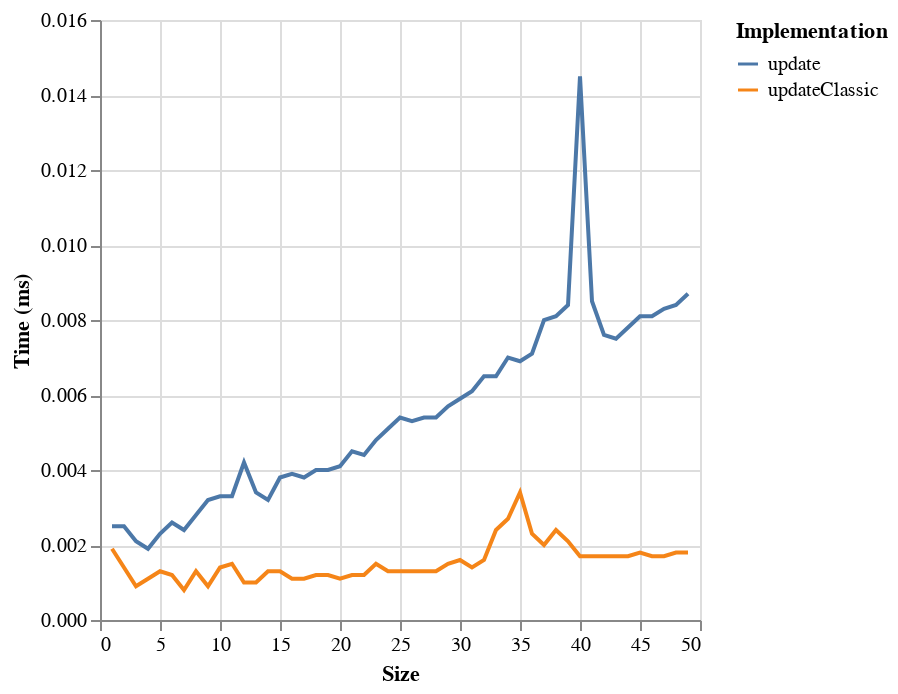

Vega-Lite specification stored for this chart:
### Vega specification from a JSON file in a GitHub repository (floating-point values rounded to 4 significant figures)
{"$schema": "https://vega.github.io/schema/vega/v6.json", "background": "white", "padding": 5, "width": 300, "height": 300, "style": "cell", "data": [{"name": "source_0", "values": [{"ms": 0.0019, "series": "updateClassic", "size": 1}, {"ms": 0.0014, "series": "updateClassic", "size": 2}, {"ms": 0.0009, "series": "updateClassic", "size": 3}, {"ms": 0.0011, "series": "updateClassic", "size": 4}, {"ms": 0.0013, "series": "updateClassic", "size": 5}, {"ms": 0.0012, "series": "updateClassic", "size": 6}, {"ms": 0.0008, "series": "updateClassic", "size": 7}, {"ms": 0.0013, "series": "updateClassic", "size": 8}, {"ms": 0.0009, "series": "updateClassic", "size": 9}, {"ms": 0.0014, "series": "updateClassic", "size": 10}, {"ms": 0.0015, "series": "updateClassic", "size": 11}, {"ms": 0.001, "series": "updateClassic", "size": 12}, {"ms": 0.001, "series": "updateClassic", "size": 13}, {"ms": 0.0013, "series": "updateClassic", "size": 14}, {"ms": 0.0013, "series": "updateClassic", "size": 15}, {"ms": 0.0011, "series": "updateClassic", "size": 16}, {"ms": 0.0011, "series": "updateClassic", "size": 17}, {"ms": 0.0012, "series": "updateClassic", "size": 18}, {"ms": 0.0012, "series": "updateClassic", "size": 19}, {"ms": 0.0011, "series": "updateClassic", "size": 20}, {"ms": 0.0012, "series": "updateClassic", "size": 21}, {"ms": 0.0012, "series": "updateClassic", "size": 22}, {"ms": 0.0015, "series": "updateClassic", "size": 23}, {"ms": 0.0013, "series": "updateClassic", "size": 24}, {"ms": 0.0013, "series": "updateClassic", "size": 25}, {"ms": 0.0013, "series": "updateClassic", "size": 26}, {"ms": 0.0013, "series": "updateClassic", "size": 27}, {"ms": 0.0013, "series": "updateClassic", "size": 28}, {"ms": 0.0015, "series": "updateClassic", "size": 29}, {"ms": 0.0016, "series": "updateClassic", "size": 30}, {"ms": 0.0014, "series": "updateClassic", "size": 31}, {"ms": 0.0016, "series": "updateClassic", "size": 32}, {"ms": 0.0024, "series": "updateClassic", "size": 33}, {"ms": 0.0027, "series": "updateClassic", "size": 34}, {"ms": 0.0034, "series": "updateClassic", "size": 35}, {"ms": 0.0023, "series": "updateClassic", "size": 36}, {"ms": 0.002, "series": "updateClassic", "size": 37}, {"ms": 0.0024, "series": "updateClassic", "size": 38}, {"ms": 0.0021, "series": "updateClassic", "size": 39}, {"ms": 0.0017, "series": "updateClassic", "size": 40}, {"ms": 0.0017, "series": "updateClassic", "size": 41}, {"ms": 0.0017, "series": "updateClassic", "size": 42}, {"ms": 0.0017, "series": "updateClassic", "size": 43}, {"ms": 0.0017, "series": "updateClassic", "size": 44}, {"ms": 0.0018, "series": "updateClassic", "size": 45}, {"ms": 0.0017, "series": "updateClassic", "size": 46}, {"ms": 0.0017, "series": "updateClassic", "size": 47}, {"ms": 0.0018, "series": "updateClassic", "size": 48}, {"ms": 0.0018, "series": "updateClassic", "size": 49}, {"ms": 0.0025, "series": "update", "size": 1}, {"ms": 0.0025, "series": "update", "size": 2}, {"ms": 0.0021, "series": "update", "size": 3}, {"ms": 0.0019, "series": "update", "size": 4}, {"ms": 0.0023, "series": "update", "size": 5}, {"ms": 0.0026, "series": "update", "size": 6}, {"ms": 0.0024, "series": "update", "size": 7}, {"ms": 0.0028, "series": "update", "size": 8}, {"ms": 0.0032, "series": "update", "size": 9}, {"ms": 0.0033, "series": "update", "size": 10}, {"ms": 0.0033, "series": "update", "size": 11}, {"ms": 0.0042, "series": "update", "size": 12}, {"ms": 0.0034, "series": "update", "size": 13}, {"ms": 0.0032, "series": "update", "size": 14}, {"ms": 0.0038, "series": "update", "size": 15}, {"ms": 0.0039, "series": "update", "size": 16}, {"ms": 0.0038, "series": "update", "size": 17}, {"ms": 0.004, "series": "update", "size": 18}, {"ms": 0.004, "series": "update", "size": 19}, {"ms": 0.0041, "series": "update", "size": 20}, {"ms": 0.0045, "series": "update", "size": 21}, {"ms": 0.0044, "series": "update", "size": 22}, {"ms": 0.0048, "series": "update", "size": 23}, {"ms": 0.0051, "series": "update", "size": 24}, {"ms": 0.0054, "series": "update", "size": 25}, {"ms": 0.0053, "series": "update", "size": 26}, {"ms": 0.0054, "series": "update", "size": 27}, {"ms": 0.0054, "series": "update", "size": 28}, {"ms": 0.0057, "series": "update", "size": 29}, {"ms": 0.0059, "series": "update", "size": 30}, {"ms": 0.0061, "series": "update", "size": 31}, {"ms": 0.0065, "series": "update", "size": 32}, {"ms": 0.0065, "series": "update", "size": 33}, {"ms": 0.007, "series": "update", "size": 34}, {"ms": 0.0069, "series": "update", "size": 35}, {"ms": 0.0071, "series": "update", "size": 36}, {"ms": 0.008, "series": "update", "size": 37}, {"ms": 0.0081, "series": "update", "size": 38}, {"ms": 0.0084, "series": "update", "size": 39}, {"ms": 0.0145, "series": "update", "size": 40}, {"ms": 0.0085, "series": "update", "size": 41}, {"ms": 0.0076, "series": "update", "size": 42}, {"ms": 0.0075, "series": "update", "size": 43}, {"ms": 0.0078, "series": "update", "size": 44}, {"ms": 0.0081, "series": "update", "size": 45}, {"ms": 0.0081, "series": "update", "size": 46}, {"ms": 0.0083, "series": "update", "size": 47}, {"ms": 0.0084, "series": "update", "size": 48}, {"ms": 0.0087, "series": "update", "size": 49}]}, {"name": "data_0", "source": "source_0", "transform": [{"type": "formula", "expr": "toNumber(datum[\"size\"])", "as": "size"}]}], "marks": [{"name": "pathgroup", "type": "group", "from": {"facet": {"name": "faceted_path_main", "data": "data_0", "groupby": ["series"]}}, "encode": {"update": {"width": {"field": {"group": "width"}}, "height": {"field": {"group": "height"}}}}, "marks": [{"name": "marks", "type": "line", "style": ["line"], "sort": {"field": "x"}, "from": {"data": "faceted_path_main"}, "encode": {"update": {"stroke": {"scale": "color", "field": "series"}, "description": {"signal": "\"Size: \" + (format(datum[\"size\"], \"\")) + \"; Time (ms): \" + (format(datum[\"ms\"], \"\")) + \"; series: \" + (isValid(datum[\"series\"]) ? isArray(datum[\"series\"]) ? join(datum[\"series\"], ' ') : datum[\"series\"] : \"\"+datum[\"series\"])"}, "x": {"scale": "x", "field": "size"}, "y": {"scale": "y", "field": "ms"}, "defined": {"signal": "isValid(datum[\"size\"]) && isFinite(+datum[\"size\"]) && isValid(datum[\"ms\"]) && isFinite(+datum[\"ms\"])"}}}}]}], "scales": [{"name": "x", "type": "linear", "domain": {"data": "data_0", "field": "size"}, "range": [0, {"signal": "width"}], "nice": true, "zero": false}, {"name": "y", "type": "linear", "domain": {"data": "data_0", "field": "ms"}, "range": [{"signal": "height"}, 0], "nice": true, "zero": true}, {"name": "color", "type": "ordinal", "domain": {"data": "data_0", "field": "series", "sort": true}, "range": "category"}], "axes": [{"scale": "x", "orient": "bottom", "gridScale": "y", "grid": true, "tickCount": {"signal": "ceil(width/40)"}, "domain": false, "labels": false, "aria": false, "maxExtent": 0, "minExtent": 0, "ticks": false, "zindex": 0}, {"scale": "y", "orient": "left", "gridScale": "x", "grid": true, "tickCount": {"signal": "ceil(height/40)"}, "domain": false, "labels": false, "aria": false, "maxExtent": 0, "minExtent": 0, "ticks": false, "zindex": 0}, {"scale": "x", "orient": "bottom", "grid": false, "title": "Size", "labelFlush": true, "labelOverlap": true, "tickCount": {"signal": "ceil(width/40)"}, "zindex": 0}, {"scale": "y", "orient": "left", "grid": false, "title": "Time (ms)", "labelOverlap": true, "tickCount": {"signal": "ceil(height/40)"}, "zindex": 0}], "legends": [{"orient": "right", "symbolLimit": 30, "title": "Implementation", "stroke": "color", "symbolType": "stroke"}]}
